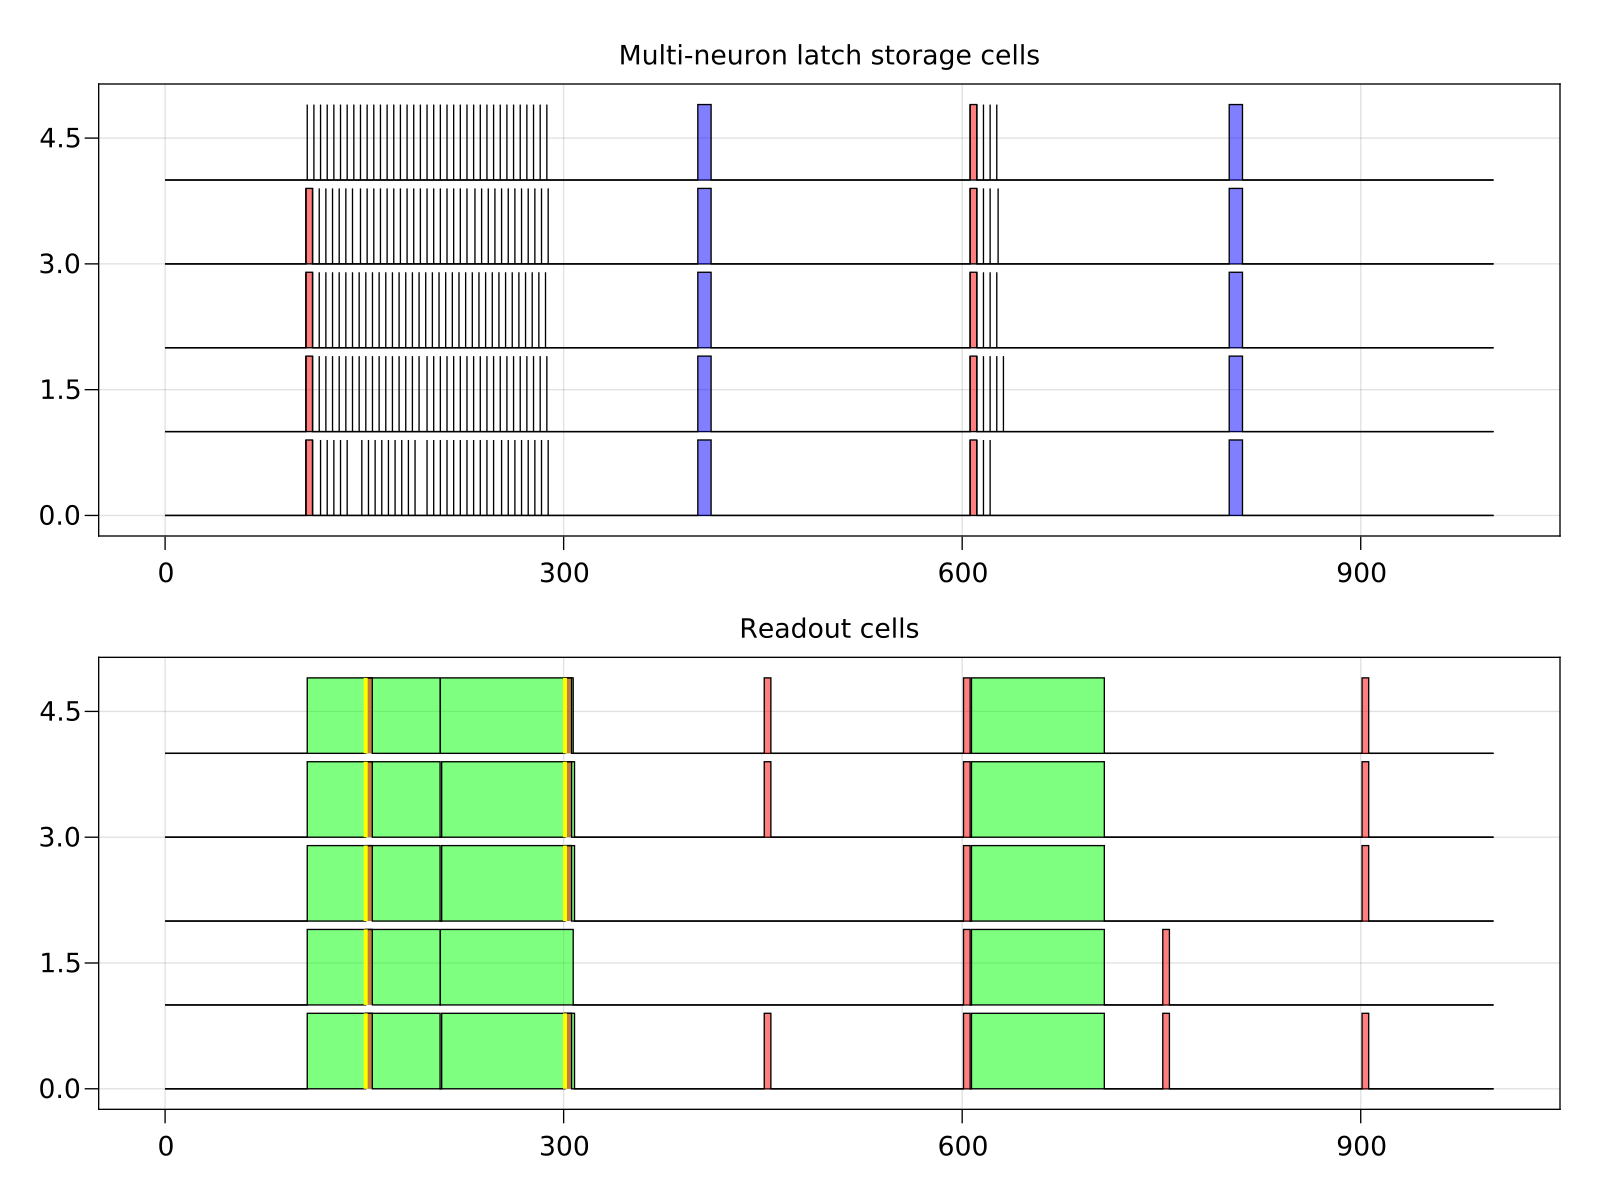

This chart was generated by the following Julia code:
#ENV["JULIA_DEBUG"] = "ADSP"
using ADSP, CairoMakie
include("utils.jl")

fig = Figure(resolution = (1200, 900))
ax1 = fig[1, 1] = Axis(fig, title = "Multi-neuron latch storage cells")
ax2 = fig[2, 1] = Axis(fig, title = "Readout cells")

config = """
refractory_duration: 5.01
inputs:
- id: i_set
- id: i_reset
- id: i_read
outputs:
neurons:
- id: n1
  θ_syn: 2
- id: n2
  θ_syn: 2
- id: n3
  θ_syn: 2
- id: n4
  θ_syn: 2
- id: n5
  θ_syn: 2
- id: n_readout_1
  θ_syn: 2
  branches:
    - id: seg_readout_1
      θ_syn: 2
- id: n_readout_2
  θ_syn: 2
  branches:
  - id: seg_readout_2
    θ_syn: 2
- id: n_readout_3
  θ_syn: 2
  branches:
    - id: seg_readout_3
      θ_syn: 2
- id: n_readout_4
  θ_syn: 2
  branches:
    - id: seg_readout_4
      θ_syn: 2
- id: n_readout_5
  θ_syn: 2
  branches:
    - id: seg_readout_5
      θ_syn: 2
       
synapses:
- {id: syn_set_1, source: i_set, target: n1, weight: [5.0, 0.75]}
- {id: syn_set_2, source: i_set, target: n2, weight: [5.0, 0.75]}
- {id: syn_set_3, source: i_set, target: n3, weight: [5.0, 0.75]}
- {id: syn_set_4, source: i_set, target: n4, weight: [5.0, 0.75]}
- {id: syn_set_5, source: i_set, target: n5, weight: [5.0, 0.75]}
- {id: syn_reset_1, source: i_reset, target: n1, weight: -10.0, spike_duration: 10}
- {id: syn_reset_2, source: i_reset, target: n2, weight: -10.0, spike_duration: 10}
- {id: syn_reset_3, source: i_reset, target: n3, weight: -10.0, spike_duration: 10}
- {id: syn_reset_4, source: i_reset, target: n4, weight: -10.0, spike_duration: 10}
- {id: syn_reset_5, source: i_reset, target: n5, weight: -10.0, spike_duration: 10}
- {id: syn_read_1, source: i_read, target: n_readout_1, weight: [5.0, 0.75]}
- {id: syn_read_2, source: i_read, target: n_readout_2, weight: [5.0, 0.75]}
- {id: syn_read_3, source: i_read, target: n_readout_3, weight: [5.0, 0.75]}
- {id: syn_read_4, source: i_read, target: n_readout_4, weight: [5.0, 0.75]}
- {id: syn_read_5, source: i_read, target: n_readout_5, weight: [5.0, 0.75]}
- {id: syn_recurrent_1_2, source: n1, target: n2, weight: [1.0, 0.75]}
- {id: syn_recurrent_1_3, source: n1, target: n3, weight: [1.0, 0.75]}
- {id: syn_recurrent_1_4, source: n1, target: n4, weight: [1.0, 0.75]}
- {id: syn_recurrent_1_5, source: n1, target: n5, weight: [1.0, 0.75]}
- {id: syn_recurrent_2_1, source: n2, target: n1, weight: [1.0, 0.75]}
- {id: syn_recurrent_2_3, source: n2, target: n3, weight: [1.0, 0.75]}
- {id: syn_recurrent_2_4, source: n2, target: n4, weight: [1.0, 0.75]}
- {id: syn_recurrent_2_5, source: n2, target: n5, weight: [1.0, 0.75]}
- {id: syn_recurrent_3_1, source: n3, target: n1, weight: [1.0, 0.75]}
- {id: syn_recurrent_3_2, source: n3, target: n2, weight: [1.0, 0.75]}
- {id: syn_recurrent_3_4, source: n3, target: n4, weight: [1.0, 0.75]}
- {id: syn_recurrent_3_5, source: n3, target: n5, weight: [1.0, 0.75]}
- {id: syn_recurrent_4_1, source: n4, target: n1, weight: [1.0, 0.75]}
- {id: syn_recurrent_4_2, source: n4, target: n2, weight: [1.0, 0.75]}
- {id: syn_recurrent_4_3, source: n4, target: n3, weight: [1.0, 0.75]}
- {id: syn_recurrent_4_5, source: n4, target: n5, weight: [1.0, 0.75]}
- {id: syn_recurrent_5_1, source: n5, target: n1, weight: [1.0, 0.75]}
- {id: syn_recurrent_5_2, source: n5, target: n2, weight: [1.0, 0.75]}
- {id: syn_recurrent_5_3, source: n5, target: n3, weight: [1.0, 0.75]}
- {id: syn_recurrent_5_4, source: n5, target: n4, weight: [1.0, 0.75]}
- {id: syn_forward_1_2, source: n1, target: seg_readout_2, weight: [1.0, 0.75]}
- {id: syn_forward_1_3, source: n1, target: seg_readout_3, weight: [1.0, 0.75]}
- {id: syn_forward_1_4, source: n1, target: seg_readout_4, weight: [1.0, 0.75]}
- {id: syn_forward_1_5, source: n1, target: seg_readout_5, weight: [1.0, 0.75]}
- {id: syn_forward_2_1, source: n2, target: seg_readout_1, weight: [1.0, 0.75]}
- {id: syn_forward_2_3, source: n2, target: seg_readout_3, weight: [1.0, 0.75]}
- {id: syn_forward_2_4, source: n2, target: seg_readout_4, weight: [1.0, 0.75]}
- {id: syn_forward_2_5, source: n2, target: seg_readout_5, weight: [1.0, 0.75]}
- {id: syn_forward_3_1, source: n3, target: seg_readout_1, weight: [1.0, 0.75]}
- {id: syn_forward_3_2, source: n3, target: seg_readout_2, weight: [1.0, 0.75]}
- {id: syn_forward_3_4, source: n3, target: seg_readout_4, weight: [1.0, 0.75]}
- {id: syn_forward_3_5, source: n3, target: seg_readout_5, weight: [1.0, 0.75]}
- {id: syn_forward_4_1, source: n4, target: seg_readout_1, weight: [1.0, 0.75]}
- {id: syn_forward_4_2, source: n4, target: seg_readout_2, weight: [1.0, 0.75]}
- {id: syn_forward_4_3, source: n4, target: seg_readout_3, weight: [1.0, 0.75]}
- {id: syn_forward_4_5, source: n4, target: seg_readout_5, weight: [1.0, 0.75]}
- {id: syn_forward_5_1, source: n5, target: seg_readout_1, weight: [1.0, 0.75]}
- {id: syn_forward_5_2, source: n5, target: seg_readout_2, weight: [1.0, 0.75]}
- {id: syn_forward_5_3, source: n5, target: seg_readout_3, weight: [1.0, 0.75]}
- {id: syn_forward_5_4, source: n5, target: seg_readout_4, weight: [1.0, 0.75]}
"""

(net,objects) = load_network(YAML_source=config, weight_type=BernoulliSynapseWeight{Float64})

input=sort!([
    [Event(:input_spikes, 0.0,  t, objects[:i_set]) for t ∈ [105.0, 605.0]];
    [Event(:input_spikes, 0.0,  t, objects[:i_reset]) for t ∈ [400.0, 800.0]];
    [Event(:input_spikes, 0.0,  t, objects[:i_read]) for t ∈ [150.0, 300.0, 450.0, 600.0, 750.0, 900.0, 1050.0, 1200.0, 1350.0, 1500.0]];
])

logger=simulate!(net, input, 1000)

n1_spikes = filter(x->(x.object==:n1 && x.event == :spikes), logger.data)
n2_spikes = filter(x->(x.object==:n2 && x.event == :spikes), logger.data)
n3_spikes = filter(x->(x.object==:n3 && x.event == :spikes), logger.data)
n4_spikes = filter(x->(x.object==:n4 && x.event == :spikes), logger.data)
n5_spikes = filter(x->(x.object==:n5 && x.event == :spikes), logger.data)

syn_set_1 = filter(x->(x.object==:syn_set_1), logger.data)
syn_set_2 = filter(x->(x.object==:syn_set_2), logger.data)
syn_set_3 = filter(x->(x.object==:syn_set_3), logger.data)
syn_set_4 = filter(x->(x.object==:syn_set_4), logger.data)
syn_set_5 = filter(x->(x.object==:syn_set_5), logger.data)

syn_reset_1 = filter(x->(x.object==:syn_reset_1), logger.data)
syn_reset_2 = filter(x->(x.object==:syn_reset_2), logger.data)
syn_reset_3 = filter(x->(x.object==:syn_reset_3), logger.data)
syn_reset_4 = filter(x->(x.object==:syn_reset_4), logger.data)
syn_reset_5 = filter(x->(x.object==:syn_reset_5), logger.data)

syn_read_1 = filter(x->(x.object==:syn_read_1), logger.data)
syn_read_2 = filter(x->(x.object==:syn_read_2), logger.data)
syn_read_3 = filter(x->(x.object==:syn_read_3), logger.data)
syn_read_4 = filter(x->(x.object==:syn_read_4), logger.data)
syn_read_5 = filter(x->(x.object==:syn_read_5), logger.data)

seg_read_1 = filter(x->(x.object==:seg_readout_1), logger.data)
seg_read_2 = filter(x->(x.object==:seg_readout_2), logger.data)
seg_read_3 = filter(x->(x.object==:seg_readout_3), logger.data)
seg_read_4 = filter(x->(x.object==:seg_readout_4), logger.data)
seg_read_5 = filter(x->(x.object==:seg_readout_5), logger.data)

n_readout_1_spikes = filter(x->(x.object==:n_readout_1 && x.event == :spikes), logger.data)
n_readout_2_spikes = filter(x->(x.object==:n_readout_2 && x.event == :spikes), logger.data)
n_readout_3_spikes = filter(x->(x.object==:n_readout_3 && x.event == :spikes), logger.data)
n_readout_4_spikes = filter(x->(x.object==:n_readout_4 && x.event == :spikes), logger.data)
n_readout_5_spikes = filter(x->(x.object==:n_readout_5 && x.event == :spikes), logger.data)

steps!(ax1, [0;syn_set_1.t;1000],    0 .+ 0.9 .* [0;Int.(syn_set_1.state);0],   fill=RGBAf0(1,0,0,0.5))
steps!(ax1, [0;syn_reset_1.t;1000],  0 .+ 0.9 .* [0;Int.(syn_reset_1.state);0], fill=RGBAf0(0,0,1,0.5))
linesegments!(ax1, repeat(n1_spikes.t,inner=2), repeat(     [0,0.9], outer=length(n1_spikes.t)))

steps!(ax1, [0;syn_set_2.t;1000],    1 .+ 0.9 .* [0;Int.(syn_set_2.state);0],   fill=RGBAf0(1,0,0,0.5))
steps!(ax1, [0;syn_reset_2.t;1000],  1 .+ 0.9 .* [0;Int.(syn_reset_2.state);0], fill=RGBAf0(0,0,1,0.5))
linesegments!(ax1, repeat(n2_spikes.t,inner=2), repeat(1 .+ [0,0.9], outer=length(n2_spikes.t)))

steps!(ax1, [0;syn_set_3.t;1000],    2 .+ 0.9 .* [0;Int.(syn_set_3.state);0],   fill=RGBAf0(1,0,0,0.5))
steps!(ax1, [0;syn_reset_3.t;1000],  2 .+ 0.9 .* [0;Int.(syn_reset_3.state);0], fill=RGBAf0(0,0,1,0.5))
linesegments!(ax1, repeat(n3_spikes.t,inner=2), repeat(2 .+ [0,0.9], outer=length(n3_spikes.t)))

steps!(ax1, [0;syn_set_4.t;1000],    3 .+ 0.9 .* [0;Int.(syn_set_4.state);0],   fill=RGBAf0(1,0,0,0.5))
steps!(ax1, [0;syn_reset_4.t;1000],  3 .+ 0.9 .* [0;Int.(syn_reset_4.state);0], fill=RGBAf0(0,0,1,0.5))
linesegments!(ax1, repeat(n4_spikes.t,inner=2), repeat(3 .+ [0,0.9], outer=length(n4_spikes.t)))

steps!(ax1, [0;syn_set_5.t;1000],    4 .+ 0.9 .* [0;Int.(syn_set_5.state);0],   fill=RGBAf0(1,0,0,0.5))
steps!(ax1, [0;syn_reset_5.t;1000],  4 .+ 0.9 .* [0;Int.(syn_reset_5.state);0], fill=RGBAf0(0,0,1,0.5))
linesegments!(ax1, repeat(n5_spikes.t,inner=2), repeat(4 .+ [0,0.9], outer=length(n5_spikes.t)))


steps!(ax2, [0;seg_read_1.t;1000],    0 .+ 0.45 .* [0;Int.(seg_read_1.state);0],   fill=RGBAf0(0,1,0,0.5))
steps!(ax2, [0;syn_read_1.t;1000],    0 .+ 0.9 .* [0;Int.(syn_read_1.state);0],   fill=RGBAf0(1,0,0,0.5))
linesegments!(ax2, repeat(n_readout_1_spikes.t,inner=2), repeat(     [0,0.9], outer=length(n_readout_1_spikes.t)), linewidth=3, color=:yellow)

steps!(ax2, [0;seg_read_2.t;1000],    1 .+ 0.45 .* [0;Int.(seg_read_2.state);0],   fill=RGBAf0(0,1,0,0.5))
steps!(ax2, [0;syn_read_2.t;1000],    1 .+ 0.9 .* [0;Int.(syn_read_2.state);0],   fill=RGBAf0(1,0,0,0.5))
linesegments!(ax2, repeat(n_readout_2_spikes.t,inner=2), repeat(1 .+ [0,0.9], outer=length(n_readout_2_spikes.t)), linewidth=3, color=:yellow)

steps!(ax2, [0;seg_read_3.t;1000],    2 .+ 0.45 .* [0;Int.(seg_read_3.state);0],   fill=RGBAf0(0,1,0,0.5))
steps!(ax2, [0;syn_read_3.t;1000],    2 .+ 0.9 .* [0;Int.(syn_read_3.state);0],   fill=RGBAf0(1,0,0,0.5))
linesegments!(ax2, repeat(n_readout_3_spikes.t,inner=2), repeat(2 .+ [0,0.9], outer=length(n_readout_3_spikes.t)), linewidth=3, color=:yellow)

steps!(ax2, [0;seg_read_4.t;1000],    3 .+ 0.45 .* [0;Int.(seg_read_4.state);0],   fill=RGBAf0(0,1,0,0.5))
steps!(ax2, [0;syn_read_4.t;1000],    3 .+ 0.9 .* [0;Int.(syn_read_4.state);0],   fill=RGBAf0(1,0,0,0.5))
linesegments!(ax2, repeat(n_readout_4_spikes.t,inner=2), repeat(3 .+ [0,0.9], outer=length(n_readout_4_spikes.t)), linewidth=3, color=:yellow)

steps!(ax2, [0;seg_read_5.t;1000],    4 .+ 0.45 .* [0;Int.(seg_read_5.state);0],   fill=RGBAf0(0,1,0,0.5))
steps!(ax2, [0;syn_read_5.t;1000],    4 .+ 0.9 .* [0;Int.(syn_read_5.state);0],   fill=RGBAf0(1,0,0,0.5))
linesegments!(ax2, repeat(n_readout_5_spikes.t,inner=2), repeat(4 .+ [0,0.9], outer=length(n_readout_5_spikes.t)), linewidth=3, color=:yellow)

save("stochastic_latch.svg", fig)